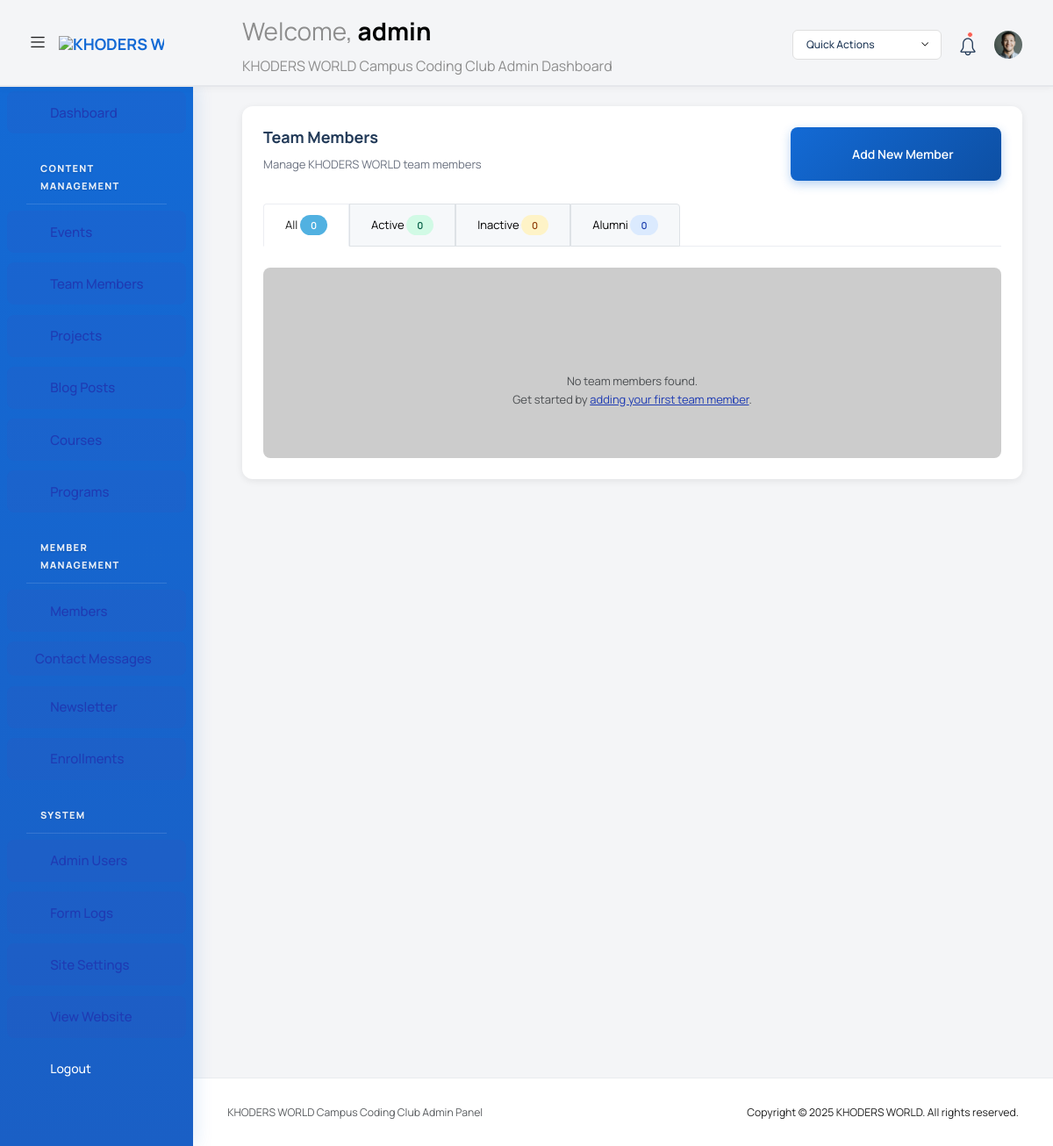
The app's page /admin/index.php?route=team (signed in), older data.
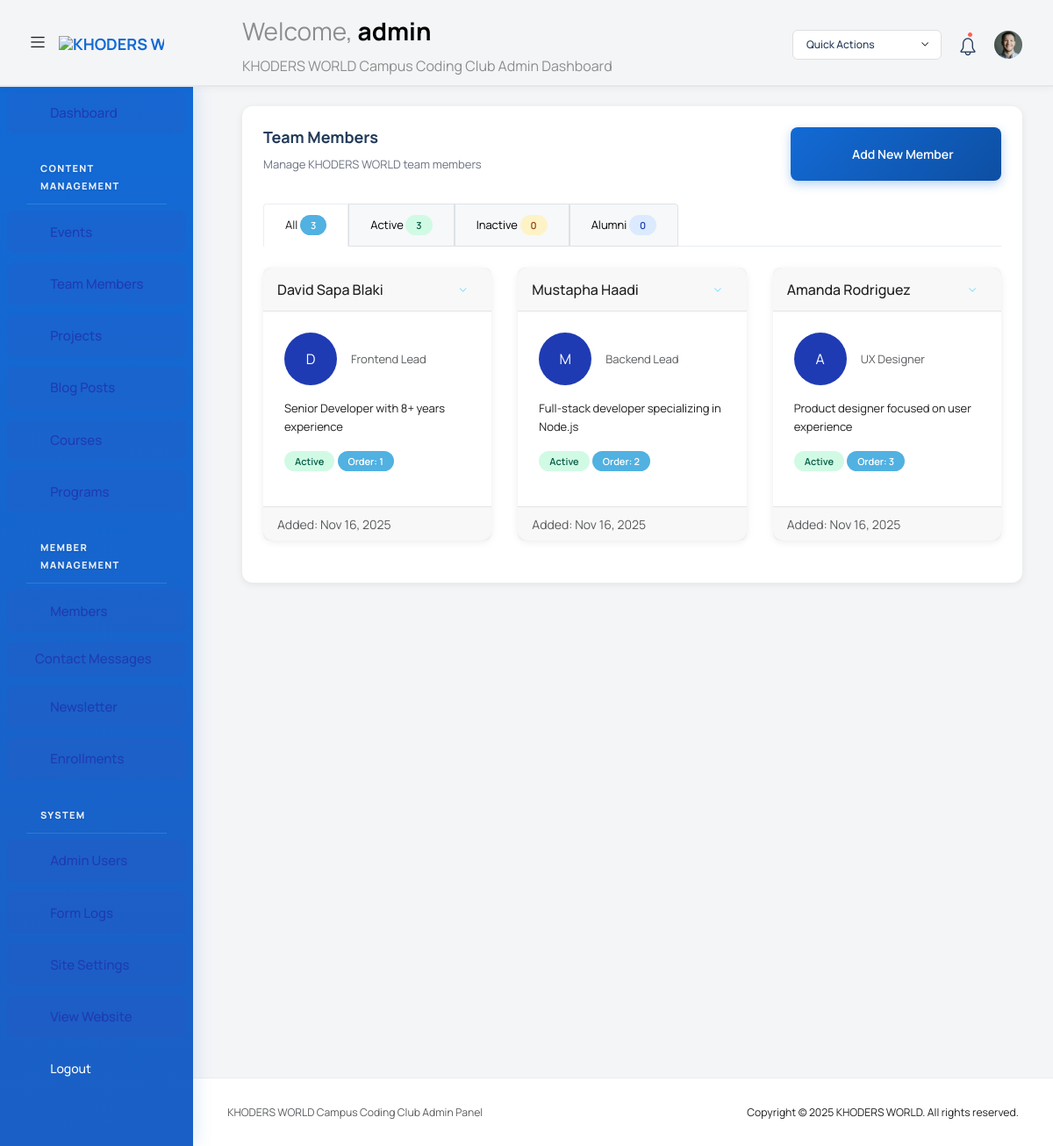
The same page, newer data.
### tables this page shows
CREATE TABLE IF NOT EXISTS team_members (
    id INT AUTO_INCREMENT PRIMARY KEY,
    name VARCHAR(200) NOT NULL,
    email VARCHAR(100),
    phone VARCHAR(20),
    position VARCHAR(100),
    bio TEXT,
    image_url VARCHAR(500),
    profile_image VARCHAR(500),
    social_links JSON,
    linkedin_url VARCHAR(500),
    github_url VARCHAR(500),
    twitter_url VARCHAR(500),
    personal_website VARCHAR(500),
    is_featured BOOLEAN DEFAULT FALSE,
    order_index INT DEFAULT 0,
    status ENUM('active', 'inactive') DEFAULT 'active',
    created_at TIMESTAMP DEFAULT CURRENT_TIMESTAMP,
    updated_at TIMESTAMP DEFAULT CURRENT_TIMESTAMP ON UPDATE CURRENT_TIMESTAMP,
    INDEX idx_status (status),
    INDEX idx_order (order_index)
);

### admin/index.php (called while the page is built, shortened)
<?php
require_once '../config/database.php';
require_once __DIR__ . '/includes/admin_helpers.php';
require_once __DIR__ . '/template.php';

### admin/includes/admin_helpers.php (called while the page is built, shortened)
<?php
if (!function_exists('admin_safe')) {
    function admin_safe($value): string
    {
        return htmlspecialchars((string) $value, ENT_QUOTES, 'UTF-8');
    }
}
if (!function_exists('admin_format_date')) {
    function admin_format_date(?string $value, string $format = 'M d, Y'): string
    {
        $timestamp = strtotime($value);
        return $timestamp ? date($format, $timestamp) : '—';
    }
}
if (!function_exists('admin_table_exists')) {
    function admin_table_exists($db, string $table): bool
    {
        try {
            $stmt = $db->prepare("SELECT 1 FROM `" . str_replace('`', '``', $table) . "` LIMIT 1");
            $stmt->execute();
            return true;
        } catch (PDOException $e) {
            return false;
        }
    }
}
if (!function_exists('admin_excerpt')) {
    function admin_excerpt(?string $value, int $length = 80): string
    {
        if (function_exists('mb_strimwidth')) {
            $trimmed = mb_strimwidth($value, 0, $length, '…', 'UTF-8');
        } else {
            $trimmed = substr($value, 0, $length);
            if (strlen($value) > $length) {
                $trimmed .= '…';
            }
        }
        return admin_safe($trimmed);
    }
}

### admin/pages/team.php (the view, shortened to what the changed rows need)
<?php
require_once __DIR__ . '/../../config/database.php';
require_once __DIR__ . '/../includes/admin_helpers.php';
$statusFilter = $_GET['status'] ?? 'all';
try {
    $database = new Database();
    $db = $database->getConnection();
} catch (Exception $e) {
    $error = 'Database connection error: ' . $e->getMessage();
    $db = null;
}
$members = [];
if ($db) {
    try {
        $sql = "SELECT * FROM team_members";
        $params = [];
        $sql .= " ORDER BY order_index ASC, name ASC";
        $stmt = $db->prepare($sql);
        $stmt->execute($params);
        $members = $stmt->fetchAll(PDO::FETCH_ASSOC);
    } catch (PDOException $e) {
        $error = 'Error fetching team members: ' . $e->getMessage();
    }
}
$tableExists = $db ? admin_table_exists($db, 'team_members') : false;
$statusCounts = [
    'all' => 0,
    'active' => 0,
    'inactive' => 0,
    'alumni' => 0
];
foreach ($members as $member) {
    $statusCounts['all']++;
    $status = $member['status'] ?? 'active';
    if (isset($statusCounts[$status])) {
        $statusCounts[$status]++;
    }
}
$csrfToken = Security::generateCSRFToken();
?>
<div class="content-wrapper">
  <div class="row">
    <div class="col-lg-12 grid-margin stretch-card">
      <div class="card">
        <div class="card-body">
          <?php if (!$tableExists): ?>
            <div class="alert alert-warning" role="alert">
              <i class="mdi mdi-database-alert"></i> The team_members table doesn't exist yet. Click the button below to create it.
              <form method="post" action="?route=team" class="mt-3">
                <input type="hidden" name="csrf_token" value="<?php echo $csrfToken; ?>">
                <button type="submit" name="create_table" class="btn btn-warning">Create Team Members Table</button>
              </form>
            </div>
          <?php else: ?>
            <ul class="nav nav-tabs mb-4">
              <li class="nav-item">
                <a class="nav-link <?php echo $statusFilter === 'all' ? 'active' : ''; ?>" href="?route=team&status=all">
                  All <span class="badge bg-secondary"><?php echo $statusCounts['all']; ?></span>
                </a>
              </li>
              <li class="nav-item">
                <a class="nav-link <?php echo $statusFilter === 'active' ? 'active' : ''; ?>" href="?route=team&status=active">
                  Active <span class="badge bg-success"><?php echo $statusCounts['active']; ?></span>
                </a>
              </li>
              <li class="nav-item">
                <a class="nav-link <?php echo $statusFilter === 'inactive' ? 'active' : ''; ?>" href="?route=team&status=inactive">
                  Inactive <span class="badge bg-warning"><?php echo $statusCounts['inactive']; ?></span>
                </a>
              </li>
              <li class="nav-item">
                <a class="nav-link <?php echo $statusFilter === 'alumni' ? 'active' : ''; ?>" href="?route=team&status=alumni">
                  Alumni <span class="badge bg-info"><?php echo $statusCounts['alumni']; ?></span>
                </a>
              </li>
            </ul>
            <?php if (empty($members)): ?>
              <div class="text-center py-5 bg-light rounded">
                <i class="mdi mdi-account-group mdi-48px text-muted"></i>
                <p class="mt-3 mb-0 text-muted">No team members found.</p>
                <?php if ($statusFilter !== 'all'): ?>
                  <p class="text-muted">Try changing the filter or <a href="?route=team-editor" class="text-primary">add a new member</a>.</p>
                <?php else: ?>
                  <p class="text-muted">Get started by <a href="?route=team-editor" class="text-primary">adding your first team member</a>.</p>
                <?php endif; ?>
              </div>
            <?php else: ?>
              <div class="row">
                <?php foreach ($members as $member): ?>
                  <div class="col-md-6 col-lg-4 mb-4">
                    <div class="card h-100">
                      <div class="card-header d-flex justify-content-between align-items-center">
                        <h5 class="mb-0"><?php echo htmlspecialchars($member['name']); ?></h5>
                        <div class="dropdown">
                          <button class="btn btn-sm btn-outline-secondary dropdown-toggle" type="button" id="dropdownMenuButton<?php echo (int)$member['id']; ?>" data-bs-toggle="dropdown" aria-expanded="false">
                            <i class="mdi mdi-dots-vertical"></i>
                          </button>
                        </div>
                      </div>
                      <div class="card-body">
                        <div class="d-flex align-items-center mb-3">
                          <?php if (!empty($member['photo_url'])): ?>
                            <img src="<?php echo htmlspecialchars($member['photo_url']); ?>" alt="<?php echo htmlspecialchars($member['name']); ?>" class="rounded-circle me-3" style="width: 60px; height: 60px; object-fit: cover;">
                          <?php else: ?>
                            <div class="rounded-circle bg-primary d-flex align-items-center justify-content-center text-white me-3" style="width: 60px; height: 60px;">
                              <?php echo strtoupper(substr($member['name'], 0, 1)); ?>
                            </div>
                          <?php endif; ?>
                          <div>
                            <p class="text-muted mb-0"><?php echo htmlspecialchars($member['position'] ?? ''); ?></p>
                          </div>
                        </div>
                        <?php if (!empty($member['bio'])): ?>
                          <p class="card-text mb-3"><?php echo admin_excerpt($member['bio'], 100); ?></p>
                        <?php endif; ?>
                        <div class="mb-3">
                          <?php
                            $statusClass = 'secondary';
                            switch ($member['status']) {
                                case 'active': $statusClass = 'success'; break;
                            }
                          ?>
                          <span class="badge bg-<?php echo $statusClass; ?>"><?php echo ucfirst($member['status']); ?></span>
                          <?php if ($member['order_index'] > 0): ?>
                            <span class="badge bg-secondary">Order: <?php echo (int)$member['order_index']; ?></span>
                          <?php endif; ?>
                        </div>
                      </div>
                      <div class="card-footer text-muted">
                        <small>Added: <?php echo admin_format_date($member['created_at'] ?? null); ?></small>
                      </div>
                    </div>
                  </div>
                <?php endforeach; ?>
              </div>
            <?php endif; ?>
          <?php endif; ?>
        </div>
      </div>
    </div>
  </div>
</div>

Row changes from the older to the newer data that the page shows:
added team_members: is_featured "0", name "Amanda Rodriguez", name "A", position "UX Designer", bio "Product designer focused on user experience", status "Active", order_index "3", created_at "Nov 16, 2025"
added team_members: name "David Sapa Blaki", name "D", position "Frontend Lead", bio "Senior Developer with 8+ years experience", status "Active", order_index "1", created_at "Nov 16, 2025"
added team_members: name "Mustapha Haadi", name "M", position "Backend Lead", bio "Full-stack developer specializing in Node.js", status "Active", order_index "2", created_at "Nov 16, 2025"
Text that changed along with them:
$statusCounts['all']: "0" → "3"
$statusCounts['active']: "0" → "3"
$statusCounts['inactive']: "0" → (not shown)
$statusCounts['alumni']: "0" → (not shown)
text no longer shown: "No team members found. Get started by adding your first team member ."
